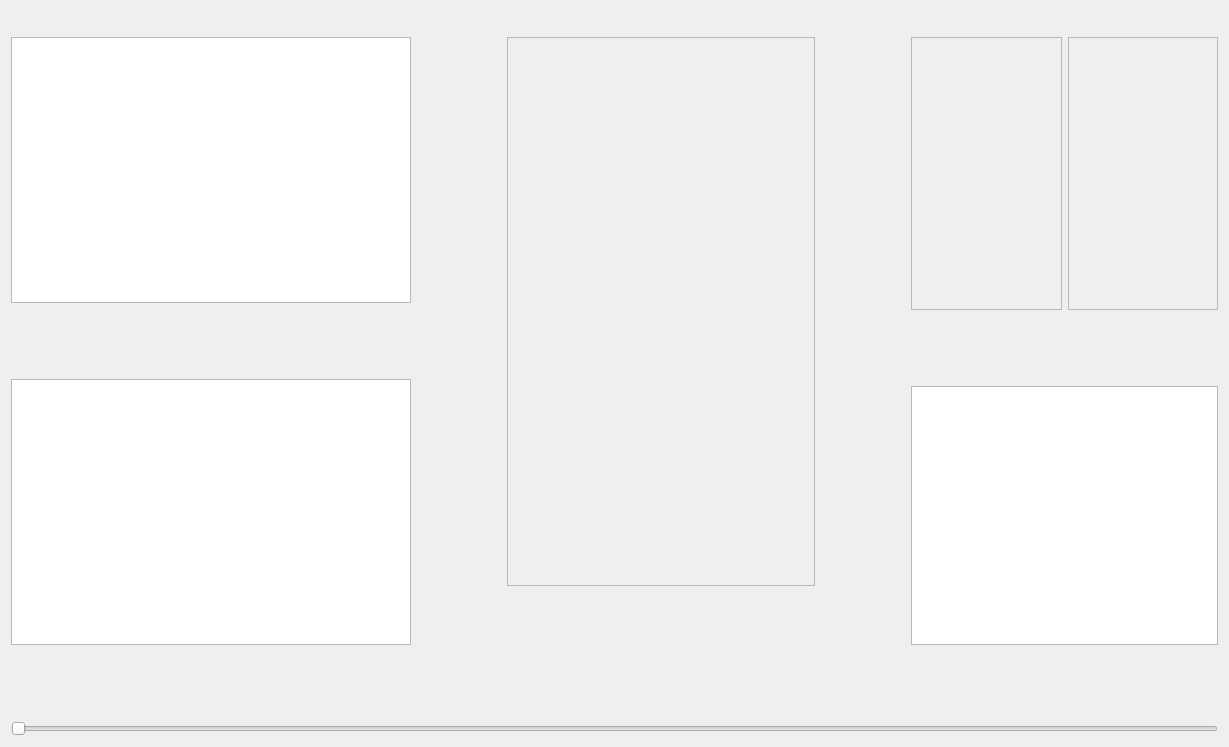
<?xml version="1.0" encoding="UTF-8"?>
<ui version="4.0">
 <class>Form</class>
 <widget class="QWidget" name="Form">
  <property name="geometry">
   <rect>
    <x>0</x>
    <y>0</y>
    <width>1229</width>
    <height>747</height>
   </rect>
  </property>
  <property name="windowTitle">
   <string>Form</string>
  </property>
  <layout class="QVBoxLayout" name="verticalLayout_4">
   <item>
    <layout class="QHBoxLayout" name="horizontalLayout_1">
     <item>
      <spacer name="horizontalSpacer">
       <property name="orientation">
        <enum>Qt::Horizontal</enum>
       </property>
       <property name="sizeType">
        <enum>QSizePolicy::Fixed</enum>
       </property>
       <property name="sizeHint" stdset="0">
        <size>
         <width>30</width>
         <height>20</height>
        </size>
       </property>
      </spacer>
     </item>
     <item>
      <widget class="QLabel" name="label">
       <property name="sizePolicy">
        <sizepolicy hsizetype="Minimum" vsizetype="Minimum">
         <horstretch>0</horstretch>
         <verstretch>0</verstretch>
        </sizepolicy>
       </property>
       <property name="maximumSize">
        <size>
         <width>150</width>
         <height>75</height>
        </size>
       </property>
       <property name="text">
        <string/>
       </property>
       <property name="scaledContents">
        <bool>true</bool>
       </property>
      </widget>
     </item>
     <item>
      <spacer name="horizontalSpacer_1">
       <property name="orientation">
        <enum>Qt::Horizontal</enum>
       </property>
       <property name="sizeHint" stdset="0">
        <size>
         <width>40</width>
         <height>20</height>
        </size>
       </property>
      </spacer>
     </item>
    </layout>
   </item>
   <item>
    <layout class="QHBoxLayout" name="horizontalLayout_2">
     <item>
      <layout class="QVBoxLayout" name="verticalLayout">
       <item>
        <widget class="PlotWidget" name="graphicsView">
         <property name="sizePolicy">
          <sizepolicy hsizetype="MinimumExpanding" vsizetype="MinimumExpanding">
           <horstretch>0</horstretch>
           <verstretch>0</verstretch>
          </sizepolicy>
         </property>
         <property name="minimumSize">
          <size>
           <width>400</width>
           <height>150</height>
          </size>
         </property>
        </widget>
       </item>
       <item>
        <spacer name="verticalSpacer_1">
         <property name="orientation">
          <enum>Qt::Vertical</enum>
         </property>
         <property name="sizeType">
          <enum>QSizePolicy::Fixed</enum>
         </property>
         <property name="sizeHint" stdset="0">
          <size>
           <width>20</width>
           <height>70</height>
          </size>
         </property>
        </spacer>
       </item>
       <item>
        <widget class="PlotWidget" name="graphicsView_2">
         <property name="sizePolicy">
          <sizepolicy hsizetype="MinimumExpanding" vsizetype="MinimumExpanding">
           <horstretch>0</horstretch>
           <verstretch>0</verstretch>
          </sizepolicy>
         </property>
         <property name="minimumSize">
          <size>
           <width>400</width>
           <height>150</height>
          </size>
         </property>
        </widget>
       </item>
       <item>
        <spacer name="verticalSpacer_2">
         <property name="orientation">
          <enum>Qt::Vertical</enum>
         </property>
         <property name="sizeType">
          <enum>QSizePolicy::Fixed</enum>
         </property>
         <property name="sizeHint" stdset="0">
          <size>
           <width>20</width>
           <height>70</height>
          </size>
         </property>
        </spacer>
       </item>
      </layout>
     </item>
     <item>
      <spacer name="horizontalSpacer_2">
       <property name="orientation">
        <enum>Qt::Horizontal</enum>
       </property>
       <property name="sizeType">
        <enum>QSizePolicy::Fixed</enum>
       </property>
       <property name="sizeHint" stdset="0">
        <size>
         <width>90</width>
         <height>20</height>
        </size>
       </property>
      </spacer>
     </item>
     <item>
      <layout class="QVBoxLayout" name="verticalLayout_2">
       <item>
        <widget class="QFrame" name="frame_3">
         <property name="sizePolicy">
          <sizepolicy hsizetype="MinimumExpanding" vsizetype="MinimumExpanding">
           <horstretch>0</horstretch>
           <verstretch>0</verstretch>
          </sizepolicy>
         </property>
         <property name="minimumSize">
          <size>
           <width>200</width>
           <height>400</height>
          </size>
         </property>
         <property name="frameShape">
          <enum>QFrame::StyledPanel</enum>
         </property>
         <property name="frameShadow">
          <enum>QFrame::Raised</enum>
         </property>
        </widget>
       </item>
       <item>
        <spacer name="verticalSpacer_3">
         <property name="orientation">
          <enum>Qt::Vertical</enum>
         </property>
         <property name="sizeType">
          <enum>QSizePolicy::Fixed</enum>
         </property>
         <property name="sizeHint" stdset="0">
          <size>
           <width>20</width>
           <height>50</height>
          </size>
         </property>
        </spacer>
       </item>
       <item>
        <layout class="QHBoxLayout" name="horizontalLayout_4">
         <item>
          <spacer name="horizontalSpacer_5">
           <property name="orientation">
            <enum>Qt::Horizontal</enum>
           </property>
           <property name="sizeHint" stdset="0">
            <size>
             <width>0</width>
             <height>20</height>
            </size>
           </property>
          </spacer>
         </item>
         <item>
          <widget class="QWidget" name="widget" native="true">
           <property name="sizePolicy">
            <sizepolicy hsizetype="Fixed" vsizetype="Fixed">
             <horstretch>0</horstretch>
             <verstretch>0</verstretch>
            </sizepolicy>
           </property>
           <property name="minimumSize">
            <size>
             <width>280</width>
             <height>73</height>
            </size>
           </property>
           <layout class="QHBoxLayout" name="horizontalLayout">
            <item>
             <layout class="QHBoxLayout" name="horizontalLayout_5"/>
            </item>
           </layout>
          </widget>
         </item>
         <item>
          <spacer name="horizontalSpacer_4">
           <property name="orientation">
            <enum>Qt::Horizontal</enum>
           </property>
           <property name="sizeHint" stdset="0">
            <size>
             <width>0</width>
             <height>20</height>
            </size>
           </property>
          </spacer>
         </item>
        </layout>
       </item>
      </layout>
     </item>
     <item>
      <spacer name="horizontalSpacer_3">
       <property name="orientation">
        <enum>Qt::Horizontal</enum>
       </property>
       <property name="sizeType">
        <enum>QSizePolicy::Fixed</enum>
       </property>
       <property name="sizeHint" stdset="0">
        <size>
         <width>90</width>
         <height>20</height>
        </size>
       </property>
      </spacer>
     </item>
     <item>
      <layout class="QVBoxLayout" name="verticalLayout_3">
       <item>
        <layout class="QHBoxLayout" name="horizontalLayout_3">
         <item>
          <widget class="QFrame" name="frame_4">
           <property name="sizePolicy">
            <sizepolicy hsizetype="MinimumExpanding" vsizetype="MinimumExpanding">
             <horstretch>0</horstretch>
             <verstretch>0</verstretch>
            </sizepolicy>
           </property>
           <property name="minimumSize">
            <size>
             <width>75</width>
             <height>273</height>
            </size>
           </property>
           <property name="frameShape">
            <enum>QFrame::StyledPanel</enum>
           </property>
           <property name="frameShadow">
            <enum>QFrame::Raised</enum>
           </property>
          </widget>
         </item>
         <item>
          <widget class="QFrame" name="frame_5">
           <property name="sizePolicy">
            <sizepolicy hsizetype="MinimumExpanding" vsizetype="MinimumExpanding">
             <horstretch>0</horstretch>
             <verstretch>0</verstretch>
            </sizepolicy>
           </property>
           <property name="minimumSize">
            <size>
             <width>75</width>
             <height>273</height>
            </size>
           </property>
           <property name="frameShape">
            <enum>QFrame::StyledPanel</enum>
           </property>
           <property name="frameShadow">
            <enum>QFrame::Raised</enum>
           </property>
          </widget>
         </item>
        </layout>
       </item>
       <item>
        <spacer name="verticalSpacer_4">
         <property name="orientation">
          <enum>Qt::Vertical</enum>
         </property>
         <property name="sizeType">
          <enum>QSizePolicy::Fixed</enum>
         </property>
         <property name="sizeHint" stdset="0">
          <size>
           <width>20</width>
           <height>70</height>
          </size>
         </property>
        </spacer>
       </item>
       <item>
        <widget class="PlotWidget" name="graphicsView_3">
         <property name="sizePolicy">
          <sizepolicy hsizetype="MinimumExpanding" vsizetype="MinimumExpanding">
           <horstretch>0</horstretch>
           <verstretch>0</verstretch>
          </sizepolicy>
         </property>
         <property name="minimumSize">
          <size>
           <width>295</width>
           <height>100</height>
          </size>
         </property>
        </widget>
       </item>
       <item>
        <spacer name="verticalSpacer_5">
         <property name="orientation">
          <enum>Qt::Vertical</enum>
         </property>
         <property name="sizeType">
          <enum>QSizePolicy::Fixed</enum>
         </property>
         <property name="sizeHint" stdset="0">
          <size>
           <width>20</width>
           <height>70</height>
          </size>
         </property>
        </spacer>
       </item>
      </layout>
     </item>
    </layout>
   </item>
   <item>
    <widget class="QSlider" name="horizontalSlider">
     <property name="enabled">
      <bool>true</bool>
     </property>
     <property name="maximum">
      <number>100</number>
     </property>
     <property name="pageStep">
      <number>1</number>
     </property>
     <property name="sliderPosition">
      <number>0</number>
     </property>
     <property name="tracking">
      <bool>true</bool>
     </property>
     <property name="orientation">
      <enum>Qt::Horizontal</enum>
     </property>
     <property name="tickPosition">
      <enum>QSlider::NoTicks</enum>
     </property>
    </widget>
   </item>
  </layout>
 </widget>
 <customwidgets>
  <customwidget>
   <class>PlotWidget</class>
   <extends>QGraphicsView</extends>
   <header>pyqtgraph</header>
  </customwidget>
 </customwidgets>
 <resources/>
 <connections/>
</ui>
